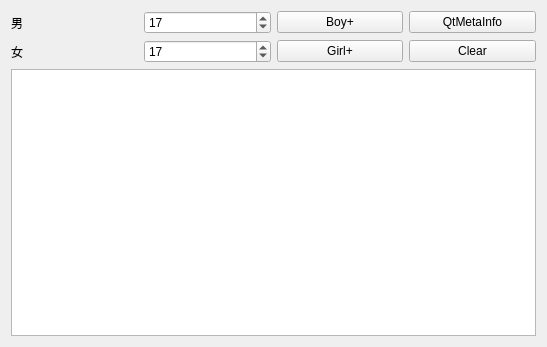
<?xml version="1.0" encoding="UTF-8"?>
<ui version="4.0">
 <class>QtMetaInfo</class>
 <widget class="QWidget" name="QtMetaInfo">
  <property name="geometry">
   <rect>
    <x>0</x>
    <y>0</y>
    <width>547</width>
    <height>347</height>
   </rect>
  </property>
  <property name="windowTitle">
   <string>QtMetaInfo</string>
  </property>
  <layout class="QVBoxLayout" name="verticalLayout">
   <item>
    <layout class="QGridLayout" name="gridLayout">
     <item row="0" column="0">
      <widget class="QLabel" name="labBoy">
       <property name="text">
        <string>男</string>
       </property>
      </widget>
     </item>
     <item row="0" column="1">
      <widget class="QSpinBox" name="spinBoy">
       <property name="value">
        <number>17</number>
       </property>
      </widget>
     </item>
     <item row="0" column="2">
      <widget class="QPushButton" name="btnBoyInc">
       <property name="text">
        <string>Boy+</string>
       </property>
      </widget>
     </item>
     <item row="0" column="3">
      <widget class="QPushButton" name="btnQtMeta">
       <property name="text">
        <string>QtMetaInfo</string>
       </property>
      </widget>
     </item>
     <item row="1" column="0">
      <widget class="QLabel" name="labGirl">
       <property name="text">
        <string>女</string>
       </property>
      </widget>
     </item>
     <item row="1" column="1">
      <widget class="QSpinBox" name="spinGirl">
       <property name="value">
        <number>17</number>
       </property>
      </widget>
     </item>
     <item row="1" column="2">
      <widget class="QPushButton" name="btnGirlInc">
       <property name="text">
        <string>Girl+</string>
       </property>
      </widget>
     </item>
     <item row="1" column="3">
      <widget class="QPushButton" name="btnClear">
       <property name="text">
        <string>Clear</string>
       </property>
      </widget>
     </item>
    </layout>
   </item>
   <item>
    <widget class="QPlainTextEdit" name="txtPrint"/>
   </item>
  </layout>
 </widget>
 <resources/>
 <connections/>
</ui>
